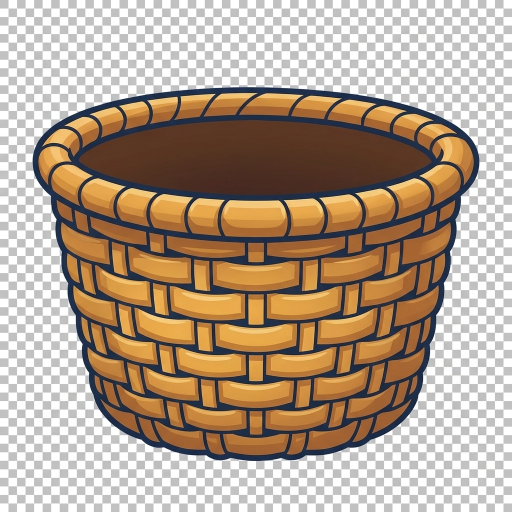
#> input picture _SOURCE/matra_tokri/_raw/basket.png, 1024 x 1024 px (shown at 1/2 size)
$ python -i _finish_art.py   (imports and definitions only)
#> lines starting #> are read from the running program, lines starting #| are printed output that depends on the picture
"""Turn raw model output in assets/_raw/ into game-ready art in assets/UI/.

    py -3 _finish_art.py basket            key + trim, report geometry
    py -3 _finish_art.py --all

Two jobs, both of which the model cannot do for us:

1. KEYING. Asked for a transparent background, the image models paint a
   checkerboard — a picture OF transparency. It is cleanly separable: the fake
   background is light and unsaturated, the art is dark-outlined and saturated.
   We flood from the border so only background CONNECTED to the edge is cut;
   a light patch enclosed by the art survives.

   This matters more than it looks. The basket's answer outline is five chained
   drop-shadow passes over its alpha (index.html recipe 21, engine A), and that
   is a dilation — every ragged alpha pixel gets amplified into a visible lump
   on the outline. The alpha has to be clean at the edge, not just roughly right.

2. GEOMETRY. index.html hard-codes numbers taken off the old inline SVG:
   BASKET_W 186, BASKET_CATCH_HALF 84 (the rim half-width), CATCH_Y 512. The
   rim of a generated basket is never at the same proportion, so we measure
   where the rim actually is and print the constants that follow from it.
"""
import os, sys
from collections import deque
from PIL import Image

HERE = os.path.dirname(os.path.abspath(__file__))
RAW  = os.path.join(HERE, "_raw")
OUT  = os.path.join(HERE, "UI")

# Full-bleed scenery — keying it would be meaningless.
NOKEY = {"bg_plate"}

# Hand-supplied art that already ships a real alpha channel. Flooding these
# would be, at best, a no-op; at worst it eats a pale highlight that happens to
# touch the edge. Trim and export only.
PREKEYED = {"word_cloud", "hand_nudge", "play_btn", "title", "matra_box", "progress_bar"}

# Full-bleed art that fills the stage but has NO horizon to register against —
# the title screen has no basket standing on the grass, so it is simply scaled
# to the stage rather than run through fit_plate().
COVER = {"cover_bg"}

# Final display width in index.html, in CSS px. We ship at 2x that, as webp.
# The raw stays at generation resolution in _raw/; shipping it would be a 977 KB
# basket drawn into a 186px box, which is the single biggest weight win here.
EXPORT = {
    "basket":     186,
    "cloud_a":    210,
    "cloud_b":    150,
    "cloud_c":    180,
    "nudge_hand":  81,     # object-fit:contain inside the kit's 86x108 box
    "hand_nudge":  86,     # the supplied hand — wider aspect, fits the box by width
    "word_cloud": 204,     # the falling word chip, at its .drop-tile width
    "basket_deep": 186,    # ships as basket.webp + basket_front.webp
    "play_btn":    170,    # the title screen's only control
    "title":       620,    # the cover wordmark
    "matra_box":   100,    # the HUD chip the current matra is written on
    "progress_bar":300,    # the five-slot catch track
}

# Assets that ship as a PAIR of aligned layers. See bowl_front().
SPLIT = {"basket_deep": ("basket", "basket_front")}

# The kit centres the tap ripple on the hand's FINGERTIP, not on the box, so
# swapping the hand art means re-deriving .nh-tapfx's offsets. These are the
# box and ripple-square sizes index.html declares.
NH_BOX = (86.0, 108.0)
NH_FX  = 94.6

# A pixel is fake background if it is UNSATURATED — the model's checkerboard is
# always neutral grey, but it draws a LIGHT one on some assets and a DARK one on
# others (the basket came back light, the pointing hand dark), so lightness is
# not a safe test and only chroma is. White glove and white cloud are neutral
# too, but both are walled off by the navy linework, which is blue enough to
# fail this test — and the flood only ever cuts what the border can reach.
# It also takes the white "sticker rim" the model likes to add, which we want
# gone: the answer outline should hug the object, not a halo around it.
BG_MAX_SAT = 40        # max(r,g,b) - min(r,g,b)


def is_bg(px):
    return (max(px[0], px[1], px[2]) - min(px[0], px[1], px[2])) <= BG_MAX_SAT


# [53 lines left out: functions key, trim, rim_geometry, not called in this run]


# ------------------------------------------------------------ background plate
STAGE_W, STAGE_H = 1333, 750
HORIZON_Y = 465        # 62% of 750 — where index.html's grass break and the
                       # .ground top (369 + 96 header) both already sit.


def find_horizon(im):
    """Row with the biggest vertical jump in mean brightness = sky/grass edge."""
    g = im.convert("L").resize((64, im.height), Image.BILINEAR)
    px = g.load()
    rows = [sum(px[x, y] for x in range(64)) / 64.0 for y in range(im.height)]
    best, best_y = 0.0, im.height // 2
    for y in range(4, im.height - 4):
        d = abs(sum(rows[y:y + 4]) / 4 - sum(rows[y - 4:y]) / 4)
        if d > best:
            best, best_y = d, y
    return best_y


def fit_plate(im):
    """Resize to the stage and slide the horizon onto HORIZON_Y.

    The shift is only ever a few px, so the strip it exposes is filled by
    replicating the edge row — sky at the top, grass at the bottom, both of
    which are flat gradients there. Invisible, and cheaper than regenerating
    until the model happens to land the horizon on the right pixel.
    """
    im = im.convert("RGB").resize((STAGE_W, STAGE_H), Image.LANCZOS)
    y = find_horizon(im)
    dy = HORIZON_Y - y
    print(f"   horizon at y={y} ({100.0*y/STAGE_H:.1f}%), target {HORIZON_Y} -> shift {dy:+d}px")
    if dy == 0:
        return im
    out = Image.new("RGB", (STAGE_W, STAGE_H))
    out.paste(im, (0, dy))
    if dy > 0:                                    # exposed at the top
        out.paste(im.crop((0, 0, STAGE_W, 1)).resize((STAGE_W, dy)), (0, 0))
    else:                                         # exposed at the bottom
        n = -dy
        out.paste(im.crop((0, STAGE_H - 1, STAGE_W, STAGE_H)).resize((STAGE_W, n)),
                  (0, STAGE_H - n))
    return out


# ------------------------------------------------------- two-layer basket split
# [163 lines left out: functions bowl_front, report, main, not called in this run]


# [2 lines not run here, left out]

>>> from PIL import Image
>>> picture = Image.open('_raw/basket.png')
#> picture is the input picture: PIL image 1024x1024 RGB; mean R, G, B 179.7, 160.5, 142
>>> result = fit_plate(picture)
#> in fit_plate, `im = im.convert("RGB").resize((STAGE_W, STAGE_H), Image.LANCZOS)`:
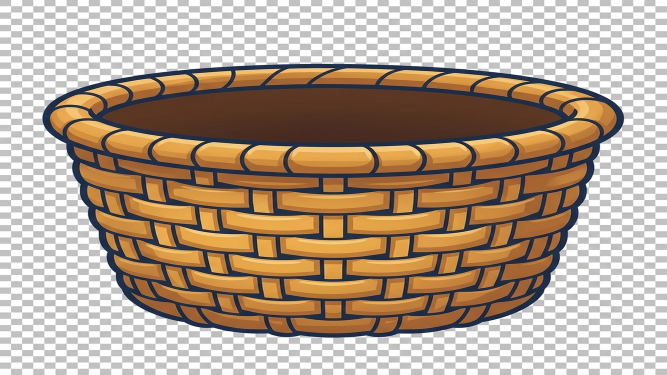
#> im: PIL image 1333x750 RGB (shown at 1/2 size); mean R, G, B 179.6, 160.4, 141.9
#> in find_horizon, `g = im.convert("L").resize((64, im.height), Image.BILINEAR)`:
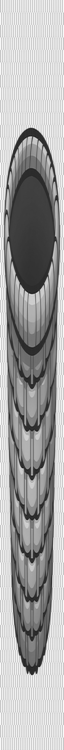
#> g: PIL image 64x750 L; min 28, max 249, mean 164.1
#> in find_horizon, `rows = [sum(px[x, y] for x in range(64)) / 64.0 for y in range(im.heig..`: rows = 750 values, max 224.9 at index 737, min 84.05 at index 240, mean 164.1
#> the loop in find_horizon, `for y in range(4, im.height - 4):` made 742 passes
#> (d, best) on passes 1, 5, 6, 7, 8, 57, 61, 122, 123, 124, 125, 126: (0.191, 0.191), (0.695, 0.695), (0.809, 0.809), (1.36, 1.36), (1.39, 1.39), (1.51, 1.51), (1.78, 1.78), (4.93, 4.93), (11.22, 11.22), (20.07, 20.07), (30.06, 30.06), (33.66, 33.66)
#> d on passes 2, 3, 4, 9, 10, 11: 0.184, 0.164, 0.152, 0.301, 0.152, 0.922
#> after the loop in find_horizon, `for y in range(4, im.height - 4):`: best = 33.66; best_y = 129
#> in fit_plate, `dy = HORIZON_Y - y`: dy = 336
#|    horizon at y=129 (17.2%), target 465 -> shift +336px
#> in fit_plate, `out = Image.new("RGB", (STAGE_W, STAGE_H))`: out: PIL image 1333x750 RGB; every value is 0
#> in fit_plate, `out.paste(im, (0, dy))`:
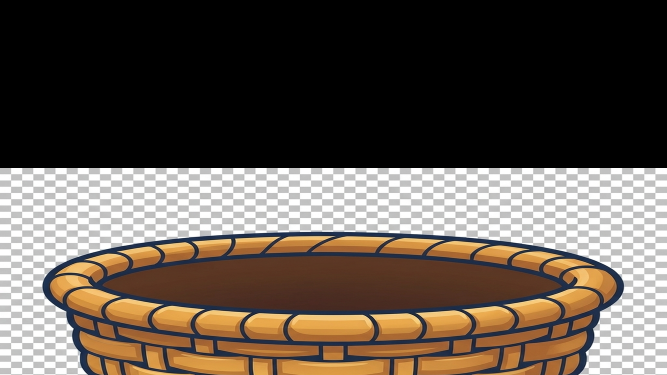
#> out: PIL image 1333x750 RGB (shown at 1/2 size); mean R, G, B 95.6, 85.1, 75.8
#> in fit_plate, `out.paste(im.crop((0, 0, STAGE_W, 1)).resize((STAGE_W, dy)), (0, 0))`:
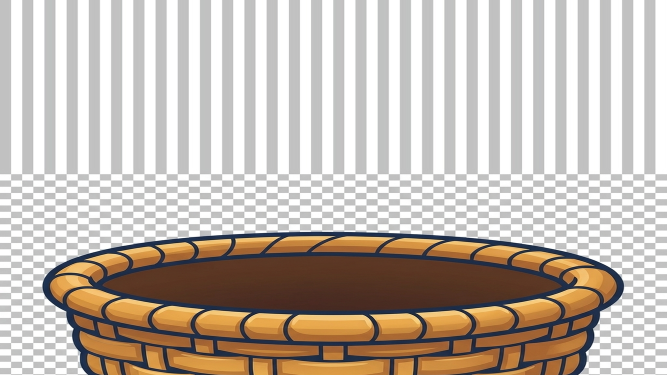
#> out: PIL image 1333x750 RGB (shown at 1/2 size); mean R, G, B 195.8, 185.4, 176

$ run again, on _SOURCE/matra_tokri/_raw/cloud_c.png
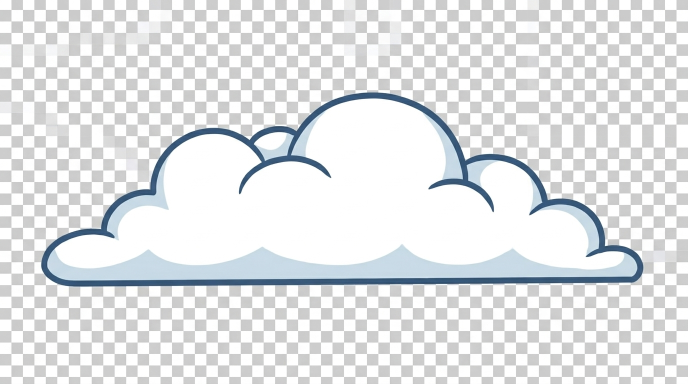
#> input picture _SOURCE/matra_tokri/_raw/cloud_c.png, 1376 x 768 px (shown at 1/2 size)
#> picture is the input picture: PIL image 1376x768 RGB; mean R, G, B 225.9, 228.1, 229.8
#> in find_horizon, `g = im.convert("L").resize((64, im.height), Image.BILINEAR)`:
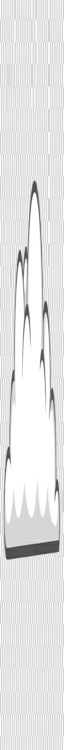
#> g: PIL image 64x750 L; min 63, max 255, mean 227.5
#> rows = 750 values, max 245 at index 477, min 102.6 at index 551, mean 227.5
#> the loop in find_horizon, `for y in range(4, im.height - 4):` made 742 passes
#> (d, best) on passes 1, 5, 6, 8, 9, 10, 11, 12: (0.0234, 0.0234), (0.0391, 0.0391), (0.0586, 0.0586), (0.0781, 0.0781), (0.0859, 0.0859), (0.129, 0.129), (0.359, 0.359), (0.859, 0.859)
#> after the loop in find_horizon, `for y in range(4, im.height - 4):`: best = 62.25; best_y = 556
#> dy = -91
#|    horizon at y=556 (74.1%), target 465 -> shift -91px
#> n = 91
#> in fit_plate, `out.paste(im.crop((0, STAGE_H - 1, STAGE_W, STAGE_H)).resize((STAGE_W,..`:
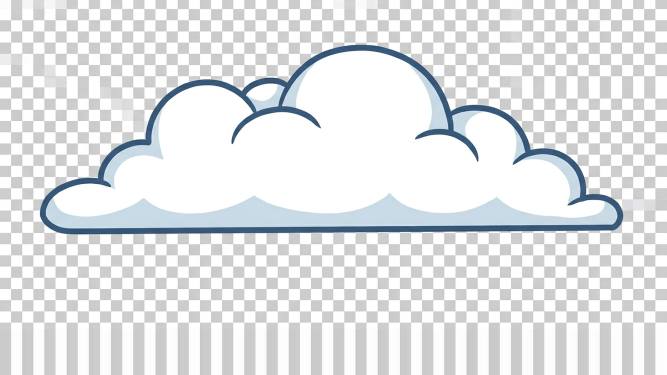
#> out: PIL image 1333x750 RGB (shown at 1/2 size); mean R, G, B 225.6, 227.8, 229.5
